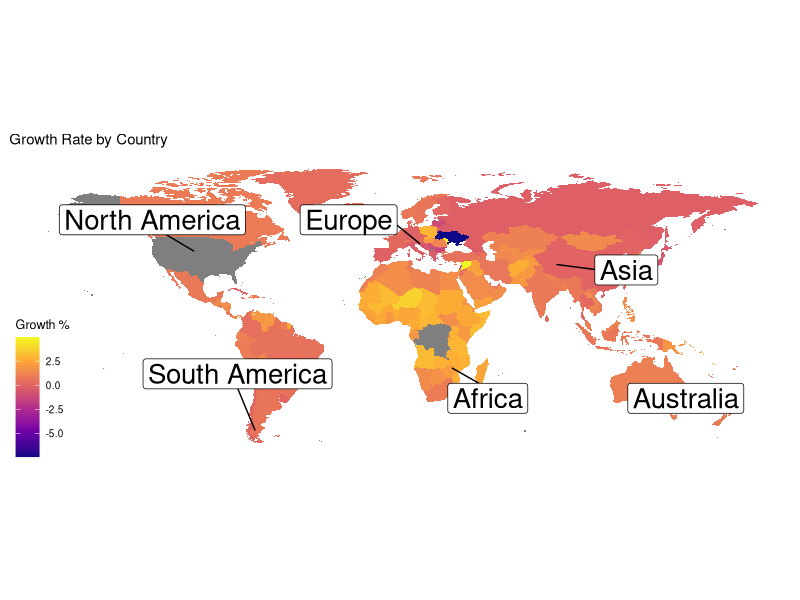

Source code (R):
# Load the necessary libraries
library(dplyr)
library(ggplot2)
library(tidyverse)
library(ggrepel)
library(ggthemes)

# Import the world_population.csv dataset
world_population <- read.csv("world_population_data.csv")

# Remove '%' from growth_rate column
world_population <- world_population %>%
  mutate(growth_rate = as.numeric(sub("%", "", growth_rate)))

# Create dataframe for world coordinates using map_data
world_coordinates <- map_data("world")

# Add map_data data, remove Antarctica, and join by region
world_map <- map_data("world") %>%
  filter(region != "Antarctica") %>%
  left_join(world_population, by = c("region" = "country"))

# Create label data for World
label_data <- world_map %>%
  group_by(continent) %>%
  filter(row_number() == 25, continent != "Antarctica") %>%
  # Set North America long and lat to USA for display purposes
  # Set Australia coordinates and change Oceania label
  mutate(
    long = ifelse(continent == "North America", -95, long),
    lat = ifelse(continent == "North America", 37.5, lat),
    long = ifelse(continent == "Oceania", 133.7751, long),
    lat = ifelse(continent == "Oceania", -25.2744, lat),
    continent = ifelse(continent == "Oceania", "Australia", continent)
  )

# Create a geom_polygon plot using ggplot2
print(ggplot(world_map) +
  geom_polygon(aes(long, lat, group = group, fill = growth_rate)) +
  coord_quickmap() +
  scale_fill_viridis_c(option = "plasma") +

  # Add labels to the plot
  labs(fill = "Growth %") +
  ggtitle("Growth Rate by Country") +

  # Use geom_label_repel for continent labels
  geom_label_repel(
    data = label_data, aes(x = long, y = lat, label = continent),
    size = 7, max.overlaps = 5,
    box.padding = 2.5, point.padding = 2.5
  ) +

  # Tweak display of theme
  theme_map())

# Save the plot as a PNG file
# ggsave("world_plot.png", dpi = 300)
